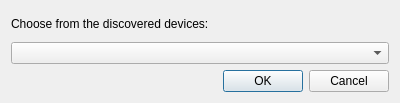
<?xml version="1.0" encoding="UTF-8"?>
<ui version="4.0">
 <class>DeviceSelection</class>
 <widget class="QDialog" name="DeviceSelection">
  <property name="geometry">
   <rect>
    <x>0</x>
    <y>0</y>
    <width>400</width>
    <height>103</height>
   </rect>
  </property>
  <property name="windowTitle">
   <string>Device selection</string>
  </property>
  <layout class="QVBoxLayout" name="verticalLayout">
   <item>
    <widget class="QLabel" name="label">
     <property name="text">
      <string>Choose from the discovered devices:</string>
     </property>
    </widget>
   </item>
   <item>
    <widget class="QComboBox" name="comboDiscoveredDevices"/>
   </item>
   <item>
    <widget class="QDialogButtonBox" name="buttonBox">
     <property name="orientation">
      <enum>Qt::Horizontal</enum>
     </property>
     <property name="standardButtons">
      <set>QDialogButtonBox::Cancel|QDialogButtonBox::Ok</set>
     </property>
    </widget>
   </item>
  </layout>
 </widget>
 <resources/>
 <connections>
  <connection>
   <sender>buttonBox</sender>
   <signal>accepted()</signal>
   <receiver>DeviceSelection</receiver>
   <slot>accept()</slot>
   <hints>
    <hint type="sourcelabel">
     <x>248</x>
     <y>254</y>
    </hint>
    <hint type="destinationlabel">
     <x>157</x>
     <y>274</y>
    </hint>
   </hints>
  </connection>
  <connection>
   <sender>buttonBox</sender>
   <signal>rejected()</signal>
   <receiver>DeviceSelection</receiver>
   <slot>reject()</slot>
   <hints>
    <hint type="sourcelabel">
     <x>316</x>
     <y>260</y>
    </hint>
    <hint type="destinationlabel">
     <x>286</x>
     <y>274</y>
    </hint>
   </hints>
  </connection>
 </connections>
</ui>
